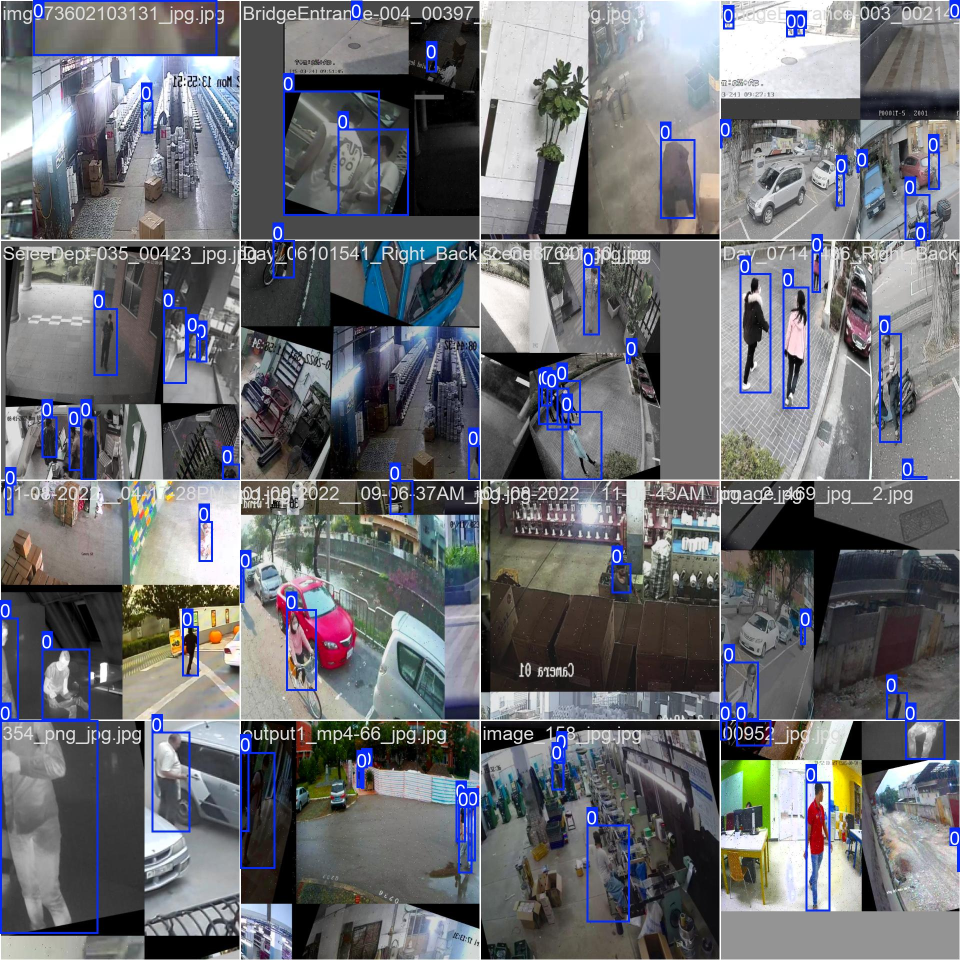
#> input picture runs/person/default/train_batch0.jpg, 1920 x 1920 px (shown at 1/2 size)
$ python -i audit_duplicates.py   (imports and definitions only)
#> lines starting #> are read from the running program, lines starting #| are printed output that depends on the picture; after the words box and inside, x2 and y2 are one past the last pixel; in counts of white or black regions, pixels touching at a corner belong together
"""Measure duplication in the raw CCTV-person export by pixel content, not by name.

Filename grouping alone is not trustworthy: Roboflow keeps the original stem, so
several genuinely different source images can share one stem (e.g. 44 files named
`youtube-0_jpg.rf.<hash>.jpg` that are not the same photograph). Conversely the
augmentation rotates frames, so an exact hash misses real duplicates.

Descriptor used here is rotation-tolerant: an HSV histogram over the non-fill
pixels (the rotation corner fill and letterbox bars are excluded), plus the
grayscale histogram. Rotating an image barely moves it; a different scene does.

Usage: python tools/audit_duplicates.py
"""
import json
import os
import re
import sys
from collections import defaultdict

import numpy as np
from PIL import Image

RAW = "data/raw/cctv-person"
OUT = "reports/dup_audit.json"
SIM_THRESHOLD = 0.97  # calibrated below; printed distribution justifies it


def descriptor(path):
#> called with path = '../runs/person/default/train_batch0.jpg'
    try:
        im = Image.open(path)
#> im is the input picture: PIL image 1920x1920 RGB; mean R, G, B 108.6, 110.2, 115.4
        im.draft("RGB", (128, 128))
        im = im.convert("RGB").resize((96, 96))
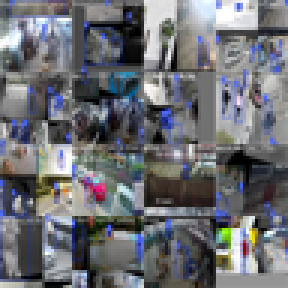
#> im: PIL image 96x96 RGB (shown 3 times larger); mean R, G, B 108.5, 110.1, 115.2
    except Exception:
        return None
    a = np.asarray(im, dtype=np.uint8)
    g = a.mean(axis=2)
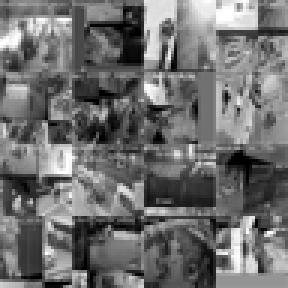
#> g: shape (96, 96) float64 (shown 3 times larger); min 0, max 255, mean 111.3
    keep = g > 14  # drop rotation fill / letterbox
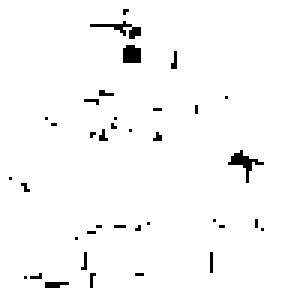
#> keep: shape (96, 96) bool (shown 3 times larger); 97.5% white; black in thin lines or dots, all inside (x1, y1, x2, y2) = (3, 3, 88, 96)
    if keep.sum() < 200:
        return None
    hsv = np.asarray(im.convert("HSV"), dtype=np.uint8)[keep]
    h = np.histogramdd(
        hsv.astype(float), bins=(8, 4, 4),
        range=((0, 256), (0, 256), (0, 256)))[0].ravel()
#> h = 128 values, max 985 at index 1, min 0 at index 46, mean 70.2
    gh = np.histogram(g[keep], bins=32, range=(0, 256))[0].astype(float)
#> gh = 32 values, max 542 at index 14, min 0 at index 0, mean 280.8
    v = np.concatenate([h / max(h.sum(), 1), gh / max(gh.sum(), 1)])
#> v = 160 values, max 0.11 at index 1, min 0 at index 46, mean 0.0125
    n = np.linalg.norm(v)
#> n = 0.292
    return v / n if n else None


# [104 lines left out: function main, not called in this run]


# [3 lines not run here, left out]

>>> result = descriptor('../runs/person/default/train_batch0.jpg')
#> result = 160 values, max 0.376 at index 1, min 0 at index 46, mean 0.0429

$ run again, on runs/person/default/train_batch1.jpg
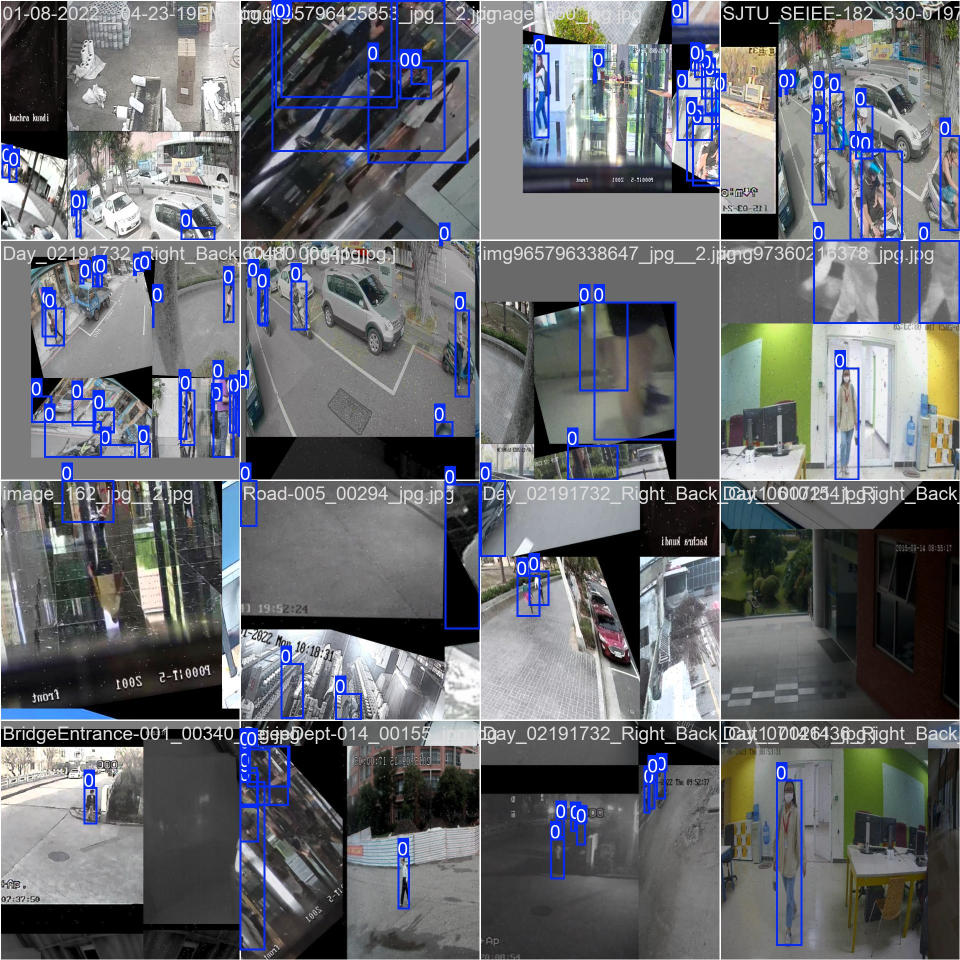
#> input picture runs/person/default/train_batch1.jpg, 1920 x 1920 px (shown at 1/2 size)
#> in descriptor, im is the input picture: PIL image 1920x1920 RGB; mean R, G, B 103.7, 106.3, 111.9
#> im: PIL image 96x96 RGB
#> in descriptor, `g = a.mean(axis=2)`:
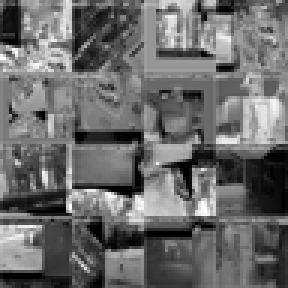
#> g: shape (96, 96) float64 (shown 3 times larger); min 0, max 255, mean 107.2
#> in descriptor, `keep = g > 14`:
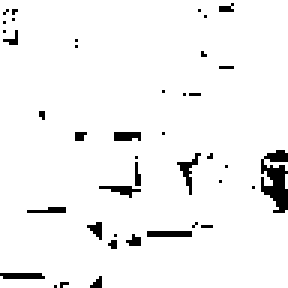
#> keep: shape (96, 96) bool (shown 3 times larger); 95.4% white; black in thin lines or dots
#> h = 128 values, max 1099 at index 1, min 0 at index 11, mean 68.7
#> gh = 32 values, max 677 at index 15, min 0 at index 0, mean 274.8
#> v = 160 values, max 0.125 at index 1, min 0 at index 11, mean 0.0125
#> n = 0.305
#> result = 160 values, max 0.409 at index 1, min 0 at index 11, mean 0.041

$ run again, on runs/person/default/train_batch2.jpg
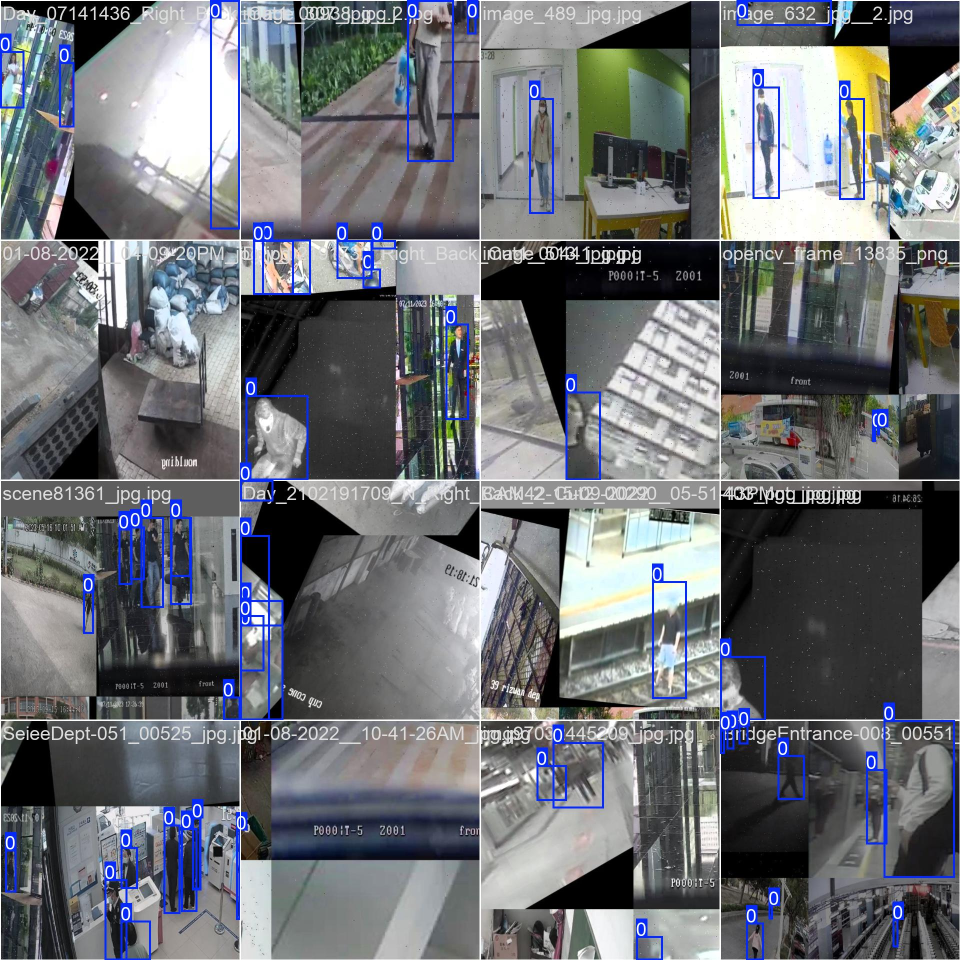
#> input picture runs/person/default/train_batch2.jpg, 1920 x 1920 px (shown at 1/2 size)
#> in descriptor, im is the input picture: PIL image 1920x1920 RGB; mean R, G, B 109.5, 112.3, 116.8
#> im: PIL image 96x96 RGB
#> in descriptor, `g = a.mean(axis=2)`:
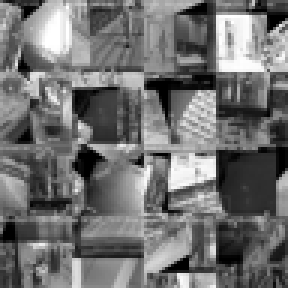
#> g: shape (96, 96) float64 (shown 3 times larger); min 0, max 255, mean 112.8
#> in descriptor, `keep = g > 14`:
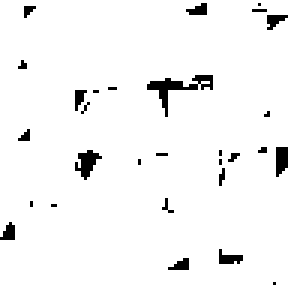
#> keep: shape (96, 96) bool (shown 3 times larger); 96% white; black in thin lines or dots
#> h = 128 values, max 664 at index 0, min 0 at index 11, mean 69.12
#> gh = 32 values, max 483 at index 16, min 0 at index 0, mean 276.5
#> v = 160 values, max 0.0751 at index 0, min 0 at index 11, mean 0.0125
#> n = 0.281
#> result = 160 values, max 0.268 at index 0, min 0 at index 11, mean 0.0446

$ run again, on runs/person/default/val_batch0_pred.jpg
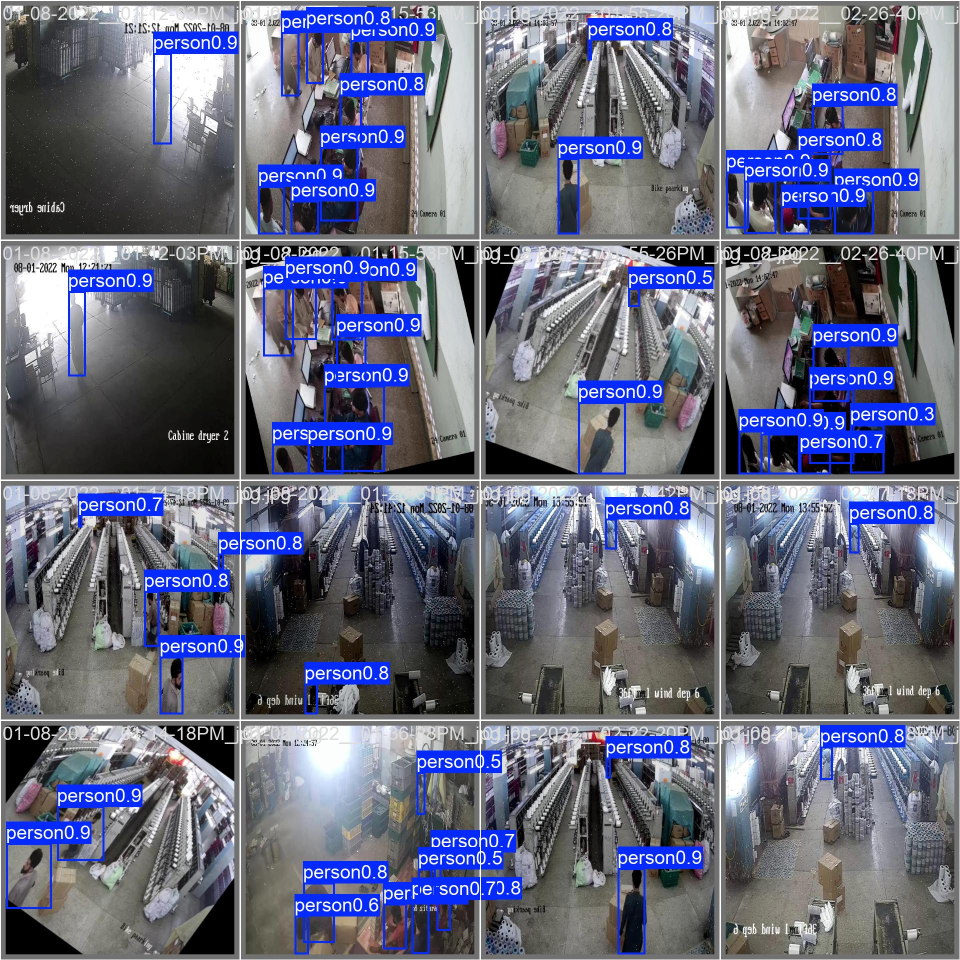
#> input picture runs/person/default/val_batch0_pred.jpg, 1920 x 1920 px (shown at 1/2 size)
#> in descriptor, im is the input picture: PIL image 1920x1920 RGB; mean R, G, B 103.7, 106.9, 126.8
#> im: PIL image 96x96 RGB
#> in descriptor, `g = a.mean(axis=2)`:
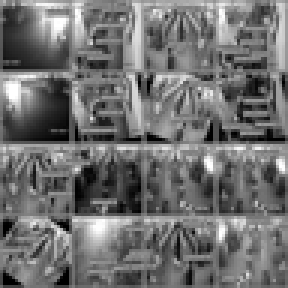
#> g: shape (96, 96) float64 (shown 3 times larger); min 0, max 255, mean 112.3
#> in descriptor, `keep = g > 14`:
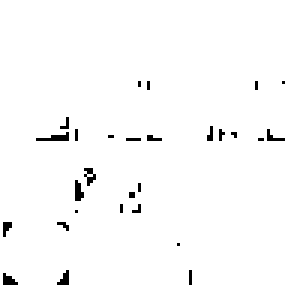
#> keep: shape (96, 96) bool (shown 3 times larger); 98.2% white; black in thin lines or dots, all inside (x1, y1, x2, y2) = (1, 27, 95, 95)
#> h = 128 values, max 856 at index 17, min 0 at index 7, mean 70.68
#> gh = 32 values, max 688 at index 13, min 0 at index 0, mean 282.7
#> v = 160 values, max 0.0946 at index 17, min 0 at index 7, mean 0.0125
#> n = 0.31
#> result = 160 values, max 0.305 at index 17, min 0 at index 7, mean 0.0403
